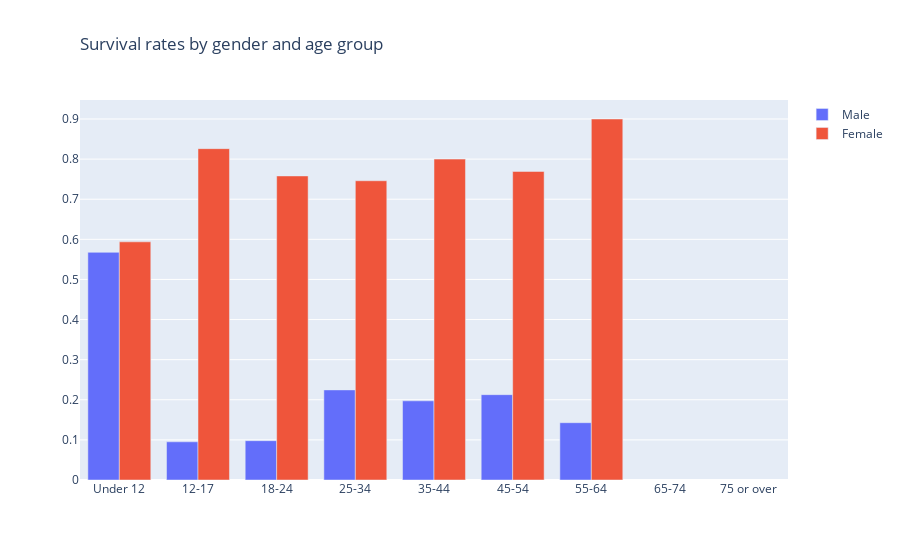

Source (notebook cell):
### Code cell
gender_survival_rate_male = gender_survival_rate.loc[gender_survival_rate.Sex == 'male']
gender_survival_rate_female = gender_survival_rate.loc[gender_survival_rate.Sex == 'female']

fig = go.Figure(data=[
    go.Bar(name='Male', x=gender_survival_rate_male.age_group, y= gender_survival_rate_male.gender_survive_percent),
    go.Bar(name='Female', x=gender_survival_rate_female.age_group, y= gender_survival_rate_female.gender_survive_percent)
])
# Change the bar mode
fig.update_layout(
    title=go.layout.Title(
        text="Survival rates by gender and age group",
        xref="paper",
        x=0
    ))
fig.show()

### Figure 1 — Plotly figure (JSON) as saved in the notebook; plotly's stock layout.template omitted (floating-point values rounded to 4 significant figures)
{"data": [{"name": "Male", "type": "bar", "x": ["Under 12", "12-17", "18-24", "25-34", "35-44", "45-54", "55-64", "65-74", "75 or over"], "y": [0.5676, 0.09524, 0.09804, 0.2246, 0.1974, 0.2128, 0.1429, null, null]}, {"name": "Female", "type": "bar", "x": ["Under 12", "12-17", "18-24", "25-34", "35-44", "45-54", "55-64", "65-74", "75 or over"], "y": [0.5938, 0.8261, 0.7581, 0.746, 0.8, 0.7692, 0.9, null, null]}], "layout": {"title": {"text": "Survival rates by gender and age group", "x": 0, "xref": "paper"}}}
